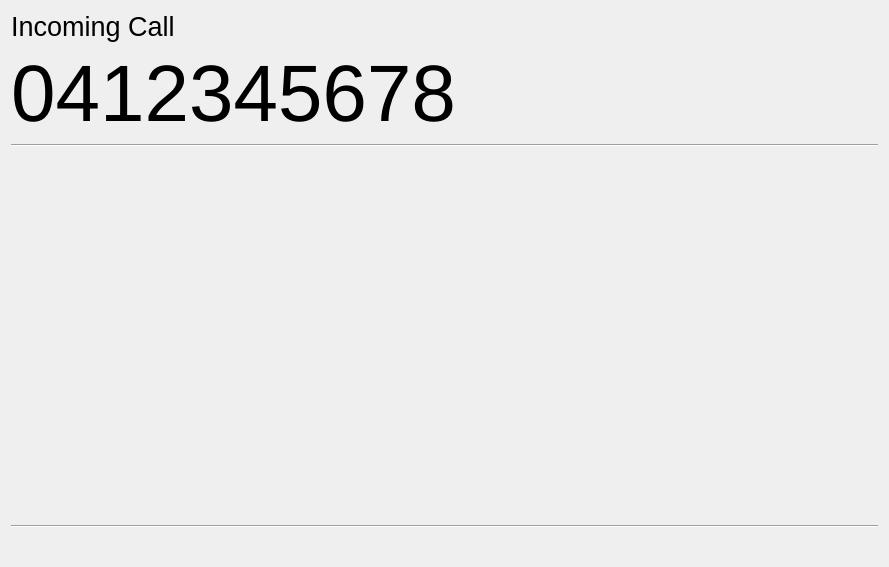
<?xml version="1.0" encoding="UTF-8"?>
<ui version="4.0">
 <class>newCall</class>
 <widget class="QDialog" name="newCall">
  <property name="geometry">
   <rect>
    <x>0</x>
    <y>0</y>
    <width>889</width>
    <height>567</height>
   </rect>
  </property>
  <property name="windowTitle">
   <string>Dialog</string>
  </property>
  <layout class="QVBoxLayout" name="verticalLayout_2">
   <item>
    <widget class="QLabel" name="label">
     <property name="font">
      <font>
       <pointsize>20</pointsize>
      </font>
     </property>
     <property name="text">
      <string>Incoming Call</string>
     </property>
    </widget>
   </item>
   <item>
    <widget class="QLabel" name="label_2">
     <property name="font">
      <font>
       <pointsize>60</pointsize>
      </font>
     </property>
     <property name="text">
      <string>0412345678</string>
     </property>
    </widget>
   </item>
   <item>
    <widget class="Line" name="line">
     <property name="orientation">
      <enum>Qt::Horizontal</enum>
     </property>
    </widget>
   </item>
   <item>
    <spacer name="verticalSpacer">
     <property name="orientation">
      <enum>Qt::Vertical</enum>
     </property>
     <property name="sizeHint" stdset="0">
      <size>
       <width>20</width>
       <height>40</height>
      </size>
     </property>
    </spacer>
   </item>
   <item>
    <widget class="Line" name="line_2">
     <property name="orientation">
      <enum>Qt::Horizontal</enum>
     </property>
    </widget>
   </item>
   <item>
    <layout class="QHBoxLayout" name="horizontalLayout">
     <item>
      <spacer name="horizontalSpacer">
       <property name="orientation">
        <enum>Qt::Horizontal</enum>
       </property>
       <property name="sizeHint" stdset="0">
        <size>
         <width>40</width>
         <height>20</height>
        </size>
       </property>
      </spacer>
     </item>
     <item>
      <widget class="QPushButton" name="pushButton">
       <property name="text">
        <string/>
       </property>
       <property name="icon">
        <iconset theme="call-start"/>
       </property>
       <property name="iconSize">
        <size>
         <width>128</width>
         <height>128</height>
        </size>
       </property>
       <property name="flat">
        <bool>true</bool>
       </property>
      </widget>
     </item>
     <item>
      <spacer name="horizontalSpacer_3">
       <property name="orientation">
        <enum>Qt::Horizontal</enum>
       </property>
       <property name="sizeHint" stdset="0">
        <size>
         <width>40</width>
         <height>20</height>
        </size>
       </property>
      </spacer>
     </item>
     <item>
      <widget class="QPushButton" name="pushButton_2">
       <property name="text">
        <string/>
       </property>
       <property name="icon">
        <iconset theme="call-stop"/>
       </property>
       <property name="iconSize">
        <size>
         <width>128</width>
         <height>128</height>
        </size>
       </property>
       <property name="flat">
        <bool>true</bool>
       </property>
      </widget>
     </item>
     <item>
      <spacer name="horizontalSpacer_4">
       <property name="orientation">
        <enum>Qt::Horizontal</enum>
       </property>
       <property name="sizeHint" stdset="0">
        <size>
         <width>40</width>
         <height>20</height>
        </size>
       </property>
      </spacer>
     </item>
     <item>
      <widget class="QPushButton" name="muteCallButton">
       <property name="text">
        <string/>
       </property>
       <property name="icon">
        <iconset theme="audio-volume-muted"/>
       </property>
       <property name="iconSize">
        <size>
         <width>128</width>
         <height>128</height>
        </size>
       </property>
       <property name="flat">
        <bool>true</bool>
       </property>
      </widget>
     </item>
     <item>
      <spacer name="horizontalSpacer_2">
       <property name="orientation">
        <enum>Qt::Horizontal</enum>
       </property>
       <property name="sizeHint" stdset="0">
        <size>
         <width>40</width>
         <height>20</height>
        </size>
       </property>
      </spacer>
     </item>
    </layout>
   </item>
  </layout>
 </widget>
 <resources/>
 <connections/>
</ui>
